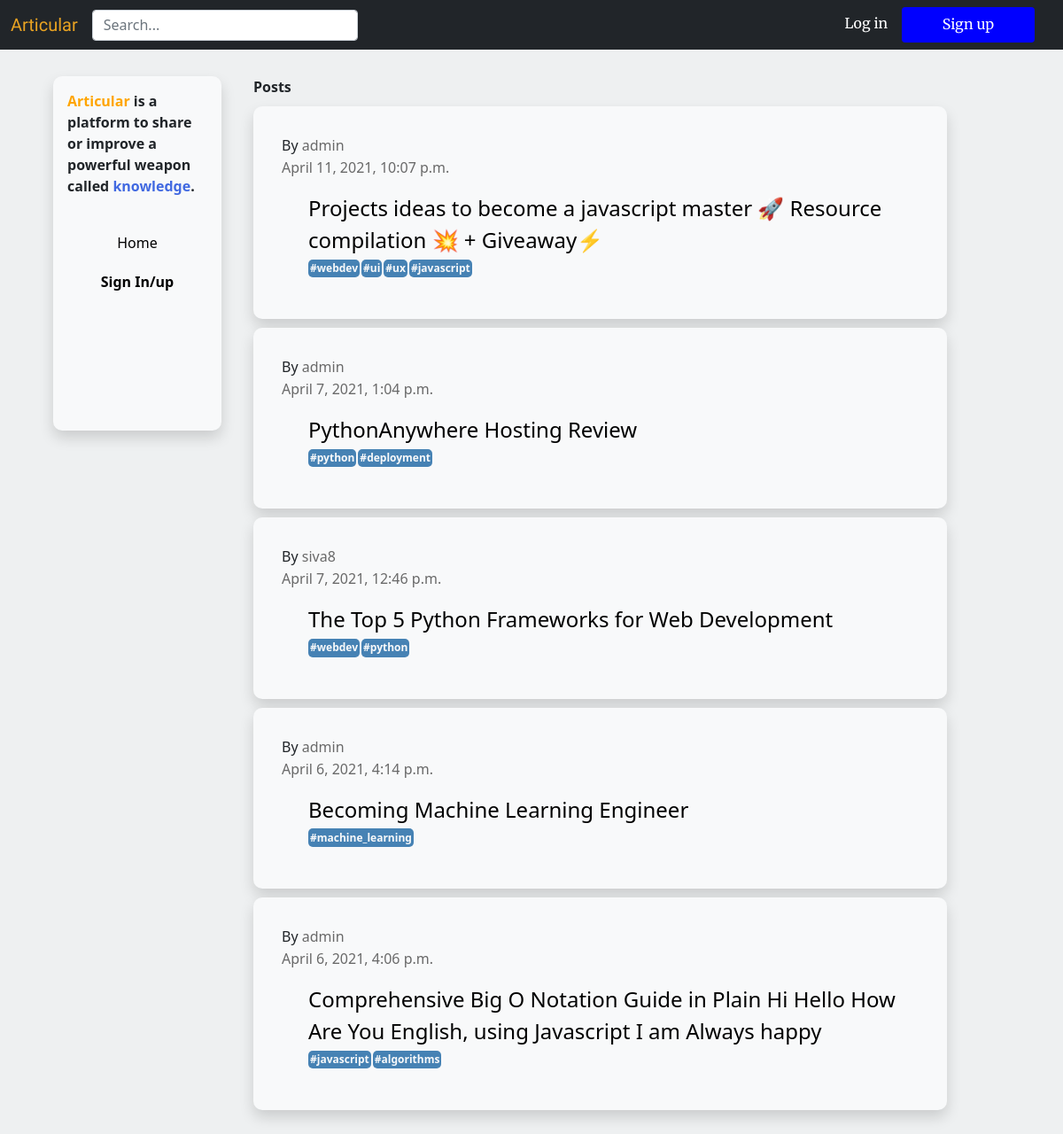
The app's page /, older data.
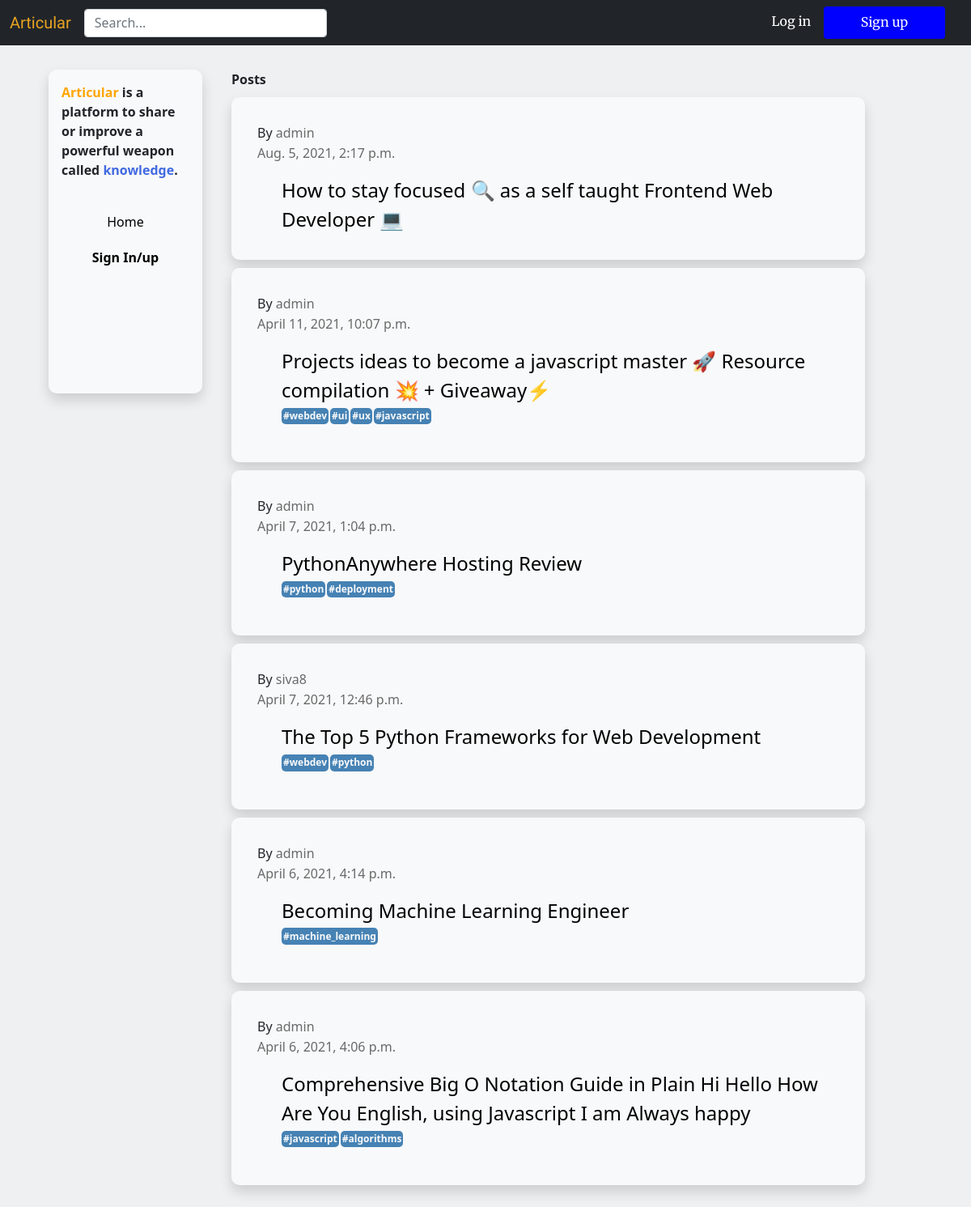
The same page, newer data.
### apps/main/models.py (models this page shows, shortened)
class Post(models.Model):
    user = models.ForeignKey(User,related_name='user',on_delete=models.CASCADE)
    title = models.CharField(max_length=255,blank=True,null=True)
    tags = TaggableManager()
    content = models.TextField(blank=True,null=True)
    created_at = models.DateTimeField(auto_now_add=True)
    class Meta:
    	ordering = ('-created_at',)

### apps/main/views.py (the view)
# urls.py: path('',views.frontpage,name='frontpage'),
def frontpage(request):
    posts = Post.objects.all()
    context = {
        'posts':posts
    }
    return render(request,'frontpage.html',context)

### apps/main/templates/frontpage.html (shortened to what this page needs)
{% extends 'base.html' %}
{% load static %}
{% block content %}
<div class="container">
<div class="row">
	<div class="col-md-2 bg-light shadow text-wrap p-3 " id='col-1-box'>
		<p style="font-weight: bold;">
			<span style="color: orange;font-weight: bolder;">Articular</span>
		is a platform to share or improve a powerful weapon called <span style="color: royalblue;">knowledge</span>.</p>
		<div class="links">
			<a href="{% url 'frontpage' %}">Home</a>
		{% if request.user.is_authenticated %}
			<a href="{% url 'reading_list' %}">Reading Lists</a>
			<a href="{% url 'profile_settings' %}">Profile</a>
			<a href="{% url 'myposts' %}">My Posts</a>
			<a href="{% url 'account_logout' %}">Log out</a>
		{% else %}
			<a href="{% url 'account_signup' %}">Sign In/up</a>
		{% endif %}
		</div>
	</div>
	<div class="col-md-9">
		{% include 'post_box/post_box.html' %}
	</div>
</div>
</div>
{% endblock %}

### apps/main/templates/post_box/post_box.html (shortened to what this page needs)
<div class="container" id="box" style="margin-top: 30px;margin-bottom: 30px;">
    <div style="font-weight: bolder;">Posts</div>
    {% for post in posts %}
    <article class="bg-light shadow text-wrap p-3 h-auto" id="Post_box">
    <div class="m-3">
        <p style="font-weight: 500;margin-bottom: 1px;">
        By <a style="color:dimgray;text-decoration: none;" href="{% url 'profile_page' pk=post.id user=post.user.id %}" id="user">{{post.user}}</a></p>
        <p style="margin-top: 0px;color: dimgrey;">{{post.created_at}}</p>
        <div style="margin-left: 30px;">
            <a href="{% url 'blog_detail' pk=post.id %}" id="post_title" >{{post.title}}</a>
            <div>
            {% for tag in post.tags.all %}
                <a href="{% url 'tag_post_list' tag.slug %}" id="tag_name" class="link-light text-decoration-none badge ">
                    #{{tag.name}}
                </a>
            {% endfor %}
            </div>
        </div>
    </div>
     </article>
    {% endfor %}
</div>

Row changes from the older to the newer data that the page shows:
added Post: user "admin", created_at "Aug. 5, 2021, 2:17 p.m.", title "How to stay focused 🔍 as a self taught Frontend Web Developer 💻"
